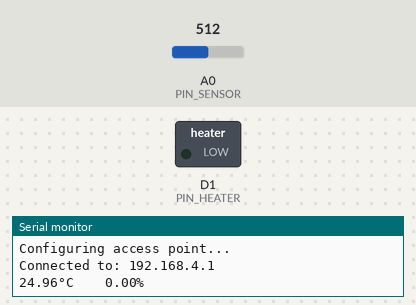
Simulated run of this program. Board: ESP8266 (NodeMCU). Shown: switched loads named in the program (green lamp = pin HIGH), the last lines printed to the serial monitor. The inputs (shaded band) are chosen by the test bench; at power-on: A0 (PIN_SENSOR) = 512. Storage starts empty.

Above: at 1.2 s.
1.3 s: A0 (PIN_SENSOR) set to 716
At 3.1 s:
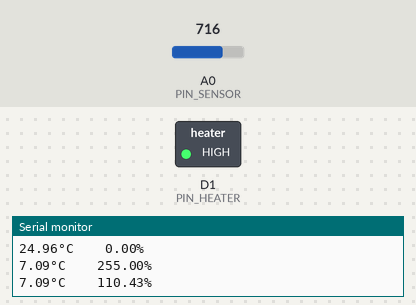
3.5 s: A0 (PIN_SENSOR) set to 692
At 4.6 s:
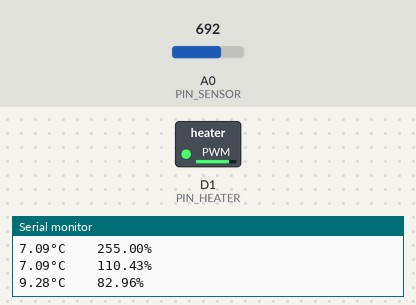
6.5 s: A0 (PIN_SENSOR) set to 511
At 9.7 s:
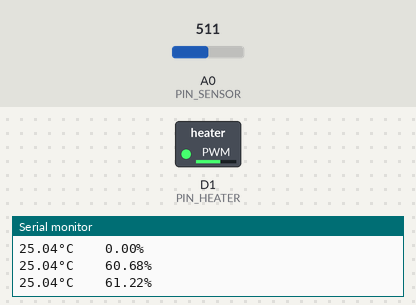
12.5 s: A0 (PIN_SENSOR) set to 900
Timing chart, 0 to 15.5 s (numbered marks = the images above; inputs shaded):
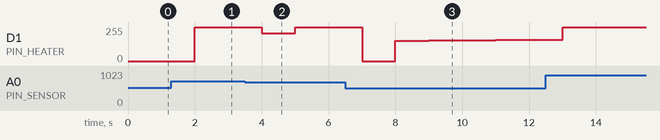

The program:

main.cpp
```cpp
#include <Arduino.h>
#include <ESP8266WiFi.h>
#include <PID_v1.h>

#include <ESP8266WiFi.h>
#include <ESP8266WebServer.h>
#include <littlefs.h>
#include <WebSocketsServer.h>
#include <stack>

#define PIN_SENSOR A0
#define PIN_HEATER D1

#define PERIOD_2MIN 12000
#define PERIOD_5MIN 30000
#define PERIOD_SECOND 1000

#define MAX_TEMP 50

ESP8266WebServer httpd(80);
WebSocketsServer webSocket = WebSocketsServer(81);

bool isWithinTargetRange = false;
bool isConnected = false;

double set_point = 43.0;
double input;
double output;

double agg_kp=3.0, agg_ki=0.3, agg_kd=1.0;
double cons_kp=1.0, cons_ki=0.15, cons_kd=2.0;

double min_temp2=0, max_temp2=0, min_temp5=0, max_temp5=0;
std::deque<double> windowed2MinTempReadings;
std::deque<double> windowed5MinTempReadings;

unsigned long previous_time = 0;
unsigned long time_in_range_start = 0;
unsigned long time_in_range = 0;

PID myPID(&input, &output, &set_point, agg_kp, agg_ki, agg_kd, DIRECT);

double readTemperature(int pin) {
  int value = analogRead(pin);
  double voltage = value * (3.3 / 1023.0);
  double resistance = 10000.0 * voltage / (3.3 - voltage);
  double temp_kelvin = 1.0 / (1.0 / 298.15 + 1.0 / 3950.0 * log(resistance / 10000.0));
  double temp_celsius = temp_kelvin - 273.15;
  return temp_celsius;
}

String getContentType(String filename) {
  struct Mime {
    String ext, type;
  }

  mime_types[] = {
    {".html", "text/html"},
    {".js", "application/javascript"},
    {".css", "text/css"},
    {".wasm", "application/wasm"},
    {".png", "image/png"}
  };

  for (unsigned int i = 0; i < sizeof(mime_types) / sizeof(Mime); ++i) {
    if (filename.endsWith(mime_types[i].ext))
      return mime_types[i].type;
  }

  return "application/octet-stream";
}

void handleMinMaxTimeRangedValues() {
  windowed2MinTempReadings.push_front(input);
  windowed5MinTempReadings.push_front(input);

  if (input < min_temp2) min_temp2 = input;
  if (input > max_temp2) max_temp2 = input;
  if (input < min_temp5) min_temp5 = input;
  if (input > max_temp5) max_temp5 = input;

  int removed2MinValue = windowed2MinTempReadings.back();
  if (removed2MinValue == min_temp2 || removed2MinValue == max_temp2 || min_temp2 == 0) {
    min_temp2 = *std::min_element(windowed2MinTempReadings.begin(), windowed2MinTempReadings.end());
    max_temp2 = *std::max_element(windowed2MinTempReadings.begin(), windowed2MinTempReadings.end());
  }

  int removed5MinValue = windowed2MinTempReadings.back();
  if (removed5MinValue == min_temp5 || removed5MinValue == max_temp5 || min_temp5 == 0) {
    min_temp5 = *std::min_element(windowed2MinTempReadings.begin(), windowed2MinTempReadings.end());
    max_temp5 = *std::max_element(windowed2MinTempReadings.begin(), windowed2MinTempReadings.end());
  }

  if (windowed2MinTempReadings.size() >= PERIOD_2MIN / PERIOD_SECOND) {
    windowed2MinTempReadings.pop_back();
  }

  if (windowed5MinTempReadings.size() > PERIOD_5MIN / PERIOD_SECOND) {
    windowed5MinTempReadings.pop_back();
  }
}

void handleTimeWithinRange(unsigned long current_time) {
  if (isWithinTargetRange) {
    if (time_in_range_start == 0) {
      time_in_range_start = current_time;
    }
    time_in_range = current_time - time_in_range_start;
  }
  else {
    time_in_range_start = 0;
    time_in_range = 0;
  }
}

void handleTemperatureBroadcast(unsigned long current_time) {
  input = readTemperature(PIN_SENSOR);

  if (myPID.GetMode() == MANUAL) {
    output = 0;
  }
  else {
    (input >= 41 && input <= 45) ? isWithinTargetRange = true : isWithinTargetRange = false;

    handleTimeWithinRange(current_time);

    if (input > MAX_TEMP) {
      myPID.SetTunings(0, 0, 0);
      return;
    }

    // SET TUNINGS
    double gap = abs(set_point - input);
    if (gap < 7.5) {
      myPID.SetTunings(cons_kp, cons_ki, cons_kd);
    } else {
      myPID.SetTunings(agg_kp, agg_ki, agg_kd);
    }

    myPID.Compute();
  }

  int heater_power = map(output, 0, 100, 0, 1023);
  analogWrite(PIN_HEATER, heater_power);

  unsigned long hours = time_in_range / 3600000;
  unsigned long minutes = (time_in_range % 3600000) / 60000;
  unsigned long seconds = (time_in_range % 60000) / 1000;

  char json[256];
  snprintf(json, sizeof(json),
    "{\"temperature\":%.2f, \"heat_percent\":%.2f, \"min_temp2\":%.2f, \"max_temp2\":%.2f, \"min_temp5\":%.2f, \"max_temp5\":%.2f, \"time_in_range\":\"%02lu:%02lu:%02lu\"}",
    input, output, min_temp2, max_temp2, min_temp5, max_temp5, hours, minutes, seconds);
  webSocket.broadcastTXT(json);

  Serial.print(input);
  Serial.print("°C\t\t");
  Serial.print(output);
  Serial.println("%");
}

void setup() {
  Serial.begin(115200);
  Serial.println("\nConfiguring access point...");

  WiFi.softAP("mathieu", "!yogourt!");
  Serial.println("Connected to: " + WiFi.softAPIP().toString());
  LittleFS.begin();

  pinMode(PIN_SENSOR, INPUT);
  pinMode(PIN_HEATER, OUTPUT);

  httpd.onNotFound([]() {
    String filename = httpd.uri();
    if (filename.endsWith("/")) filename += "index.html";
    if (LittleFS.exists(filename)) {
      File file = LittleFS.open(filename, "r");
      httpd.streamFile(file, getContentType(filename));
      file.close();
    }
    else {
      httpd.send(404, "text/plain", "404: Not Found");
    }
  });

  httpd.begin();
  webSocket.begin();
  webSocket.onEvent([](uint8_t num, WStype_t type, uint8_t * payload, size_t length) {
    if (type == WStype_CONNECTED) {
      isConnected = true;
      Serial.println("Client CONNECTED");
      webSocket.sendTXT(num, "{\"temperature\": 0.00}");
      webSocket.sendTXT(num, "{\"heat_percent\": 0.0}");
      webSocket.sendTXT(num, "{\"min_temp2\": 0.00}");
      webSocket.sendTXT(num, "{\"max_temp2\": 0.00}");
      webSocket.sendTXT(num, "{\"min_temp5\": 0.00}");
      webSocket.sendTXT(num, "{\"max_temp5\": 0.00}");
      webSocket.sendTXT(num, "{\"time_in_range\": 0:00:00}");
    }
    else if (type == WStype_DISCONNECTED) {
      isConnected = false;
      Serial.println("Client DISCONNECTED");
    }
    else if (type == WStype_TEXT) {
      Serial.printf("Received message: %s\n", payload);
      payload[length] = '\0';
      if (strcmp((char *)payload, "ON") == 0) {
          myPID.SetMode(AUTOMATIC);
          Serial.println("Heater turned ON");
      }
      else if (strcmp((char *)payload, "OFF") == 0) {
          analogWrite(PIN_HEATER, 0);
          myPID.SetTunings(0, 0, 0);
          myPID.SetMode(MANUAL);
          Serial.println("Heater turned OFF");
      }
    }
  });

  myPID.SetMode(AUTOMATIC);
}

void loop() {
  httpd.handleClient();
  webSocket.loop();

  unsigned long current_time = millis();
  if (current_time - previous_time >= PERIOD_SECOND) {
    handleTemperatureBroadcast(current_time);
    handleMinMaxTimeRangedValues();
    previous_time = current_time;
  }
}
```

Measured:
- after the input at 1.3 s, D1 (PIN_HEATER): 0/255 → 255/255 after 0.70 s
- after the input at 3.5 s, D1 (PIN_HEATER): 255/255 → 209/255 after 0.50 s, → 255/255 1.0 s later
- after the input at 6.5 s, D1 (PIN_HEATER): 255/255 → 0/255 after 0.50 s, → 153/255 1.0 s later, → 155/255 1.0 s later, → 158/255 2.0 s later
